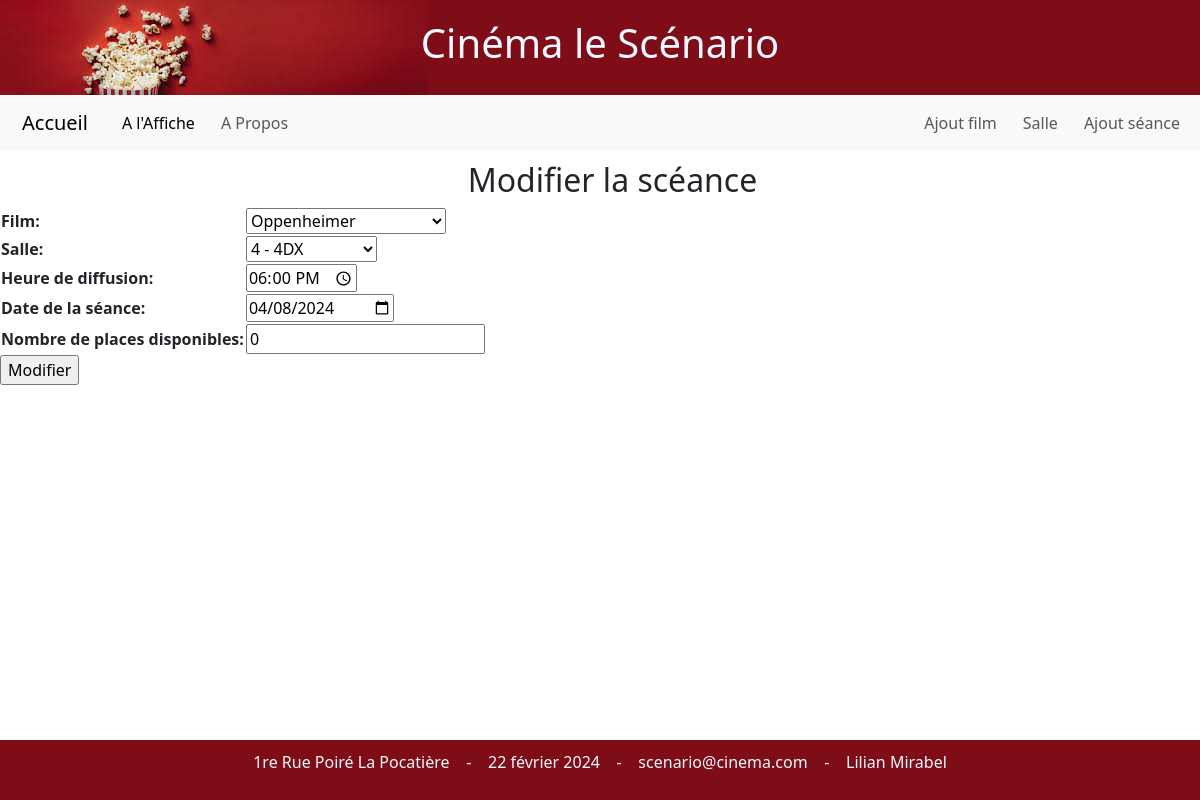
Page /administrateur/ModifierSceance/38/ on the committed database.
### films/models.py (models this page shows)
class Seance(models.Model):
    id = models.AutoField(primary_key=True)
    film = models.ForeignKey(films, on_delete=models.CASCADE)
    salle = models.ForeignKey(salles, on_delete=models.CASCADE)
    heure_diffusion = models.TimeField()
    date = models.DateField()
    places_vendues = models.IntegerField(default=0)
    class Meta:
        unique_together = (('salle', 'date', 'heure_diffusion'),)

### administrateur/views.py (the view, shortened to what this page needs)
# urls.py: path('ModifierSceance/<str:pk>/', ModifierSceance.as_view(), name="ModifierSceance"),
class ModifierSceance(UpdateView):
    model = Seance
    template_name = 'modifSceance.html'
    form_class = ModifierSceanceForm
    context_object_name = 'uneSceance'
    def get_context_data(self, **kwargs):
        context = super().get_context_data(**kwargs)
        context["txtBouton"] = 'Modifier'
        return context

### films/forms.py
class ModifierSceanceForm(forms.ModelForm):
    class Meta:
        model = Seance
        fields = "__all__"
        labels = {
            'film': 'Film',
            'salle': 'Salle',
            'heure_diffusion': 'Heure de diffusion',
            'date': 'Date de la séance',
            'places_vendues': 'Nombre de places disponibles'
        }
        widgets = {
            'heure_diffusion': forms.TimeInput(attrs={'type': 'time'}),
            'date': forms.DateInput(attrs={'type': 'date'}),
            'places_vendues': forms.NumberInput(attrs={'type': 'number'}),
        }

### films/models.py (called while the page is built)
    def __str__(self):
        return  str(self.id) + " - " + str(self.technologie)

    def __str__(self):
        return self.titre

### administrateur/templates/modifSceance.html (shortened to what this page needs)
{% extends 'maitreAdmin.html' %}
{% block titre_page %}Modifier la scéance{% endblock %}
{% block contenu %}
<form method="post">
    <table>
        {{ form.as_table }}
    </table>
    <input type="submit" value={{ txtBouton }}>
</form>
{% endblock %}

### PIW_TP2/static/css/menu.css (style rules this page uses)
body { margin: 0; padding: 0; display: flex; flex-direction: column; min-height: 100vh; overflow-x: hidden; }

### rows in the picture
Seance: film "Oppenheimer", salle "4 - 4DX", heure_diffusion "18:00:00", date "04/08/2024", places_vendues "0"
